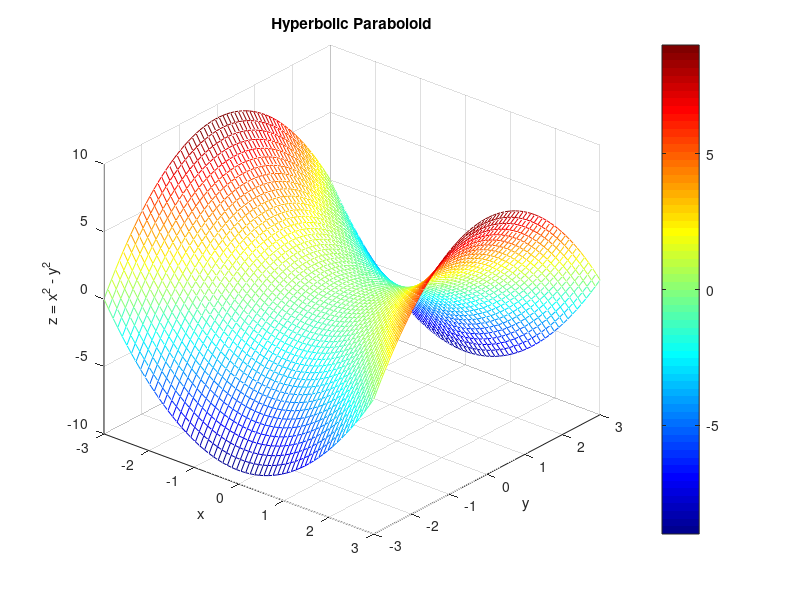

MATLAB code to generate this figure:
[X, Y] = meshgrid(linspace(-3, 3, 60), linspace(-3, 3, 60));
Z = X.^2 - Y.^2;

mesh(X, Y, Z);
colormap('jet');
colorbar;
title('Hyperbolic Paraboloid');
xlabel('x');
ylabel('y');
zlabel('z = x^2 - y^2');
view(40, 30);
